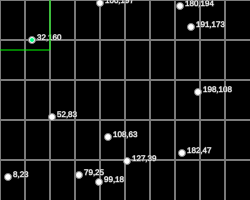
Frame 1 (no input)
Frame 60 (no input): identical to frame 1, image omitted
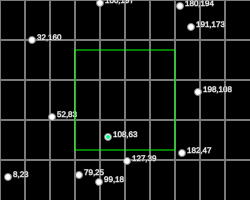
Frame 120 (the mouse pressed at the canvas centre since frame 60)

The p5.js sketch that drew these frames (run headless with seeded random() and noise() and a simulated clock; from frame 60 on, the mouse is pressed at the canvas centre):

// p5.js sketch
// ── sketch.js
let range;
let width = 250;
let height = 200;

let root;
let data = [];

function drawGrid()
{
    for(var x = 0; x < width; x += width / 10)
    {
        for(var y = 0; y < height; y += height / 5)
        {
            stroke(125, 125, 125);
            strokeWeight(1);
            line(x, 0, x, height);
            line(0, y, width, y);
        }
    }
}

function drawPoints()
{
    for(let p of data)
    {
        fill(255, 255, 255);
        circle(p[0], height - p[1], 7); // height -y para q se dibuje apropiadamente
        textSize(8);
        text(p[0] + ',' + p[1], p[0] + 5, height - p[1]);// height -y para q se dibuje apropiadamente
    }
}

function drawRange()
{
    stroke(0, 255, 0);
    strokeWeight(1);
    noFill();
    rectMode(RADIUS);
    if(range instanceof Rectangle)
        rect(range.x, range.y, range.w, range.h);
    else if(range instanceof Circle)
        circle(range.x, range.y, 2 * range.r);
}

function setup()
{
    //range = new Circle(0, 0, 50);
    range = new Rectangle(0, 0, 50, 50);

    createCanvas(width, height);
    background(0);
    for(let i = 0; i < 12; ++i)
    {
        var x = Math.floor(Math.random() * height);
        var y = Math.floor(Math.random() * height);
        data.push([x, y]);
    }
    root = build_kdtree(data);
    console.log(root);
    console.log("K:");
    console.log(K);
    console.log("Altura del arbol:");
    console.log(getHeight(root));

    console.log(generate_dot(root));
    console.log("Raiz:");
    console.log(root);
    console.log("Los nodos son:");
    console.log(data);
}

function draw()
{
    background(0);
    drawGrid();
    drawPoints();

    range.x = mouseX;
    range.y = mouseY;

    let found = [];
    if(range instanceof Circle)
        range_query_circle(root, [range.x, height - range.y], range.r, found);
    else if(range instanceof Rectangle)
        range_query_rec(root, [range.x, height - range.y], range.w, range.h, found);

    for(let p of found)
    {
        stroke(0, 255, 127);
        strokeWeight(4);
        point(p[0], height - p[1]);
    }

    drawRange();
}

// ── bpq.js
class BPQ
{
    constructor(size)
    {
        this.size = size;
        this.queue = [];
    }

    insert(val, priority)
    {
        if(this.queue.length < this.size)
            this.queue.push({data:val, priority:priority});
        else
        { //si esta lleno
            if( this.queue[this.queue.length - 1].priority > priority)
                this.queue[this.queue.length - 1] = {data:val, priority:priority};
        }

        this.queue.sort(function (a, b)
        {
            return (a.priority - b.priority);
        });
    }
}

// ── geometry.js
function distanceBetween(point1, point2, k)
{
    var distance = 0;
    for(var i = 0; i < k; ++i)
        distance += (point1[i] - point2[i]) * (point1[i] - point2[i]);
    return Math.sqrt(distance);
}

class Rectangle
{
    constructor(x, y, w, h)
    {
        this.x = x;
        this.y = y;
        this.w = w; // Width  radius
        this.h = h; // Height radius
    }

    contains(point)
    {
        return( Math.abs(point[0] - this.x) < this.w &&
                Math.abs(point[1] - this.y) < this.h )
    }
}

class Circle
{
    constructor(x, y, r)
    {
        this.x = x;
        this.y = y;
        this.r = r; // radius
    }

    contains(point)
    {
        return distanceBetween([this.x, this.y], point, 2) <= this.r;
    }
}

// ── kdtree.js
K = 2;
size = 12;
class Node
{
    constructor(point, axis)
    {
        this.point = point;
        this.left = null;
        this.right = null;
        this.axis = axis;   // 0 = x , 1 = y
    }
}

function orderx(point1, point2)
{
    if(point1[0] > point2[0])
        return 1;
    return -1;
}

function ordery(point1, point2)
{
    if (point1[1] > point2[1])
        return 1;
    return -1;
}

function build_kdtree(points, depth = 0)
{
    if (points.length <= 0)
        return null;

    if (depth % K == 0)
        points.sort(orderx);
    else
        points.sort(ordery);

    let node = new Node(points[Math.floor(points.length / K)], depth % K);
    node.left = build_kdtree(points.slice(0, points.length / K), depth + 1);
    node.right = build_kdtree(points.slice(points.length / K + 1, points.length), depth + 1);

    return node;
}

function getHeight(node)
{
    var height = 0;
    var auxnode = node;
    while(auxnode.left != null)
    {
        auxnode = auxnode.left;
        height = height + 1;
    }
    return height;
}

function getGraf(node)
{
    let r = "";
    if (node.left != null)
    {
        r += `    "` + node.point + `" -> "` + node.left.point + `";\n`;
        r += getGraf(node.left);
    }
    if (node.right != null)
    {
        r += `    "` + node.point + `" -> "` + node.right.point + `";\n`;
        r += getGraf(node.right);
    }
    return r;
}

function generate_dot(node)
{
    let dot_i = `digraph G\n{\n`;
    let conten = getGraf(node);
    let dot_f = `}`;
    let result = dot_i + conten + dot_f;
    console.log(result);
}

function closest_point_brute_force(points, point)
{
    var closest_point = points[0];
    for (var i = 1; i < points.length; ++i)
        if (distanceBetween(point, points[i], K) < distanceBetween(point, closest_point, K))
            closest_point = points[i];

    return closest_point;
}

function naive_closest_point(node, point, depth = 0, best = null)
{
    if(best == null)
        best = node;
    else if(distanceBetween(point, node.point, K) < distanceBetween(point, best.point, K))
        best = node;

    for(var i = 0; i < K; ++i)
    {
        if(depth % K == i)
            if(node.point[i] > point[i] && node.left)
                best = naive_closest_point(node.left, point, node.axis , best)
            else if(node.right)
                best = naive_closest_point(node.right, point, node.axis , best)
    }
    return best;
}

function closest_point(node, point, depth = 0, best = null)
{
    if(best == null)
        best = node;
    else if(distanceBetween(point, node.point, K) < distanceBetween(point, best.point, K))
        best = node;

    for(var i = 0; i < K; ++i)
    {
        if(depth == i)
        {
            if(abs(point[i] - node.point[i]) < distanceBetween(point, best.point, K))
            {
                var naive_left, naive_right;
                if (node.left)
                    naive_left = closest_point(node.left, point, node.axis, best);
                if (node.right)
                    naive_right = closest_point(node.right, point, node.axis, best);

                if(node.left && node.right)
                {
                    if (distanceBetween(point, naive_left.point, K) < distanceBetween(point, naive_right.point, K))
                        best = naive_left;
                    else
                        best = naive_right;
                }
                else if(node.left)
                    best = naive_left;

                else if(node.right)
                    best = naive_right;
            }
            else
            {
                if(node.point[i] > point[i] && node.left)
                    best = closest_point(node.left, point, node.axis , best);
                else if(node.right)
                    best = closest_point(node.right, point, node.axis , best);
            }
        }
    }

    return best;
}

function knn(node, query_point, bpq, depth = 0)
{
    if(node === null) return;

    bpq.insert(node.point, distanceBetween(node.point, query_point, K)); // Insertamos el nodo visitado a la pila
    var axis = depth % K;
    var next_branch = null;
    var opposite_branch = null;

    if(query_point[axis] < node.point[axis])
    {
        next_branch = node.left;
        opposite_branch = node.right;
    }
    else
    {
        next_branch = node.right;
        opposite_branch = node.left;
    }

    knn(next_branch, query_point, bpq, depth + 1);

    // si aun hay espacio en la pila y ademas el de prioridad mayor es > a y_1-y_0
    if(bpq.queue.length < bpq.size || Math.abs(query_point[axis] - node.point[axis]) < bpq.queue[bpq.queue.length - 1].priority)
        knn(opposite_branch, query_point, bpq, depth + 1);

    return bpq;
}

function range_query_circle(node, center, radio, queue)
{
    var bpq = new BPQ(size);
    knn(node, center, bpq);

    var i = 0;
    while(i < size && bpq.queue[i].priority <= radio)
    {
        queue.push(bpq.queue[i].data);
        ++i;
    }
    return queue;
}

function range_query_rec(node, center, width, height, queue)
{
    var bpq = new BPQ(size);
    knn(node, center, bpq);

    var i = 0;
    while(i < size && Math.abs(bpq.queue[i].data[0] - center[0]) <= width && Math.abs(bpq.queue[i].data[1] - center[1]) <= height)
    {
        queue.push(bpq.queue[i].data);
        ++i;
    }
    return queue;
}

// ── main.html
<html>
  <head>
    <title>Kd tree</title>
    <script src ="p5.min.js" ></script>
    <script src ="geometry.js" ></script>
    <script src ="bpq.js" ></script>
    <script src ="kdtree.js" ></script>
    <script src ="sketch.js" ></script>
  </head >
  <body >
  </body >
</html >
